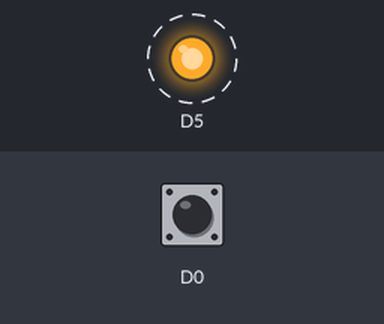
A sketch run on a simulated ESP8266 (NodeMCU). Parts: output pins drawn as LEDs (lit = HIGH). Dashed ring = blinking. The test bench sets the inputs (shaded band); at power-on: D0 HIGH.

Above: at 0.9 s.
1.3 s: D0 pulled LOW for 3.2 s
At 1.3 s:
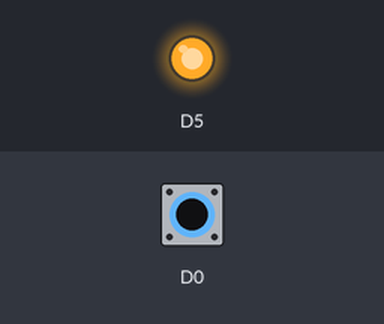
Timing chart, 0 to 12.0 s (numbered marks = the images above; inputs shaded):
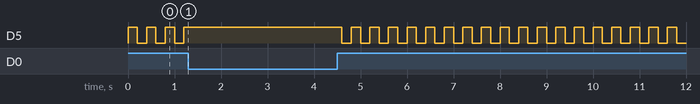

The sketch:

test_button.ino
```cpp
#include "myButton.h"
#include "myLed.h"

myPullupButton greenButton(D0);
myLed led(D5, OUTPUT, LOW);

void setup() {
  Serial.begin(9600);

}

void loop() {
  if (greenButton.isPressed()) {
    led.Switch();
  }
  delay(200);

}
```

myButton.h
```cpp
class myPullupButton {
    private:
        int Pin;
    public:
        myPullupButton(int aPin) {
            Pin = aPin;
            pinMode(Pin, INPUT_PULLUP);
        }

        int getPin() {
            return Pin;
        }

        bool isPressed() {
            if (digitalRead(Pin) == HIGH) {
                return true;
            }
            return false;
        }
};
```

myLed.h
```cpp
class myLed {
    private:
        int Pin;
        int Mode;
        int Status;

    public:
        myLed(int aPin, int aMode, int aStatus = LOW) {
            Pin = aPin;
            Mode = aMode;
            Status = aStatus;
            pinMode(Pin, aMode);
            digitalWrite(Pin, Status);
        }

        int getPin() {
            return Pin;
        }
        int getMode() {
            return Mode;
        }
        void setMode(int aMode) {
            Mode = aMode;
            pinMode(Pin, aMode);
        }

        void switchOn() {
            digitalWrite(Pin, HIGH);
            Status = HIGH;
        }
        void switchOff() {
            digitalWrite(Pin, LOW);
            Status = LOW;
        }
        void Switch() {
            if (Status == HIGH) {
                switchOff();
            } else {
                switchOn();
            }
        }


        int State() {
            return Status;
        }

};
```
